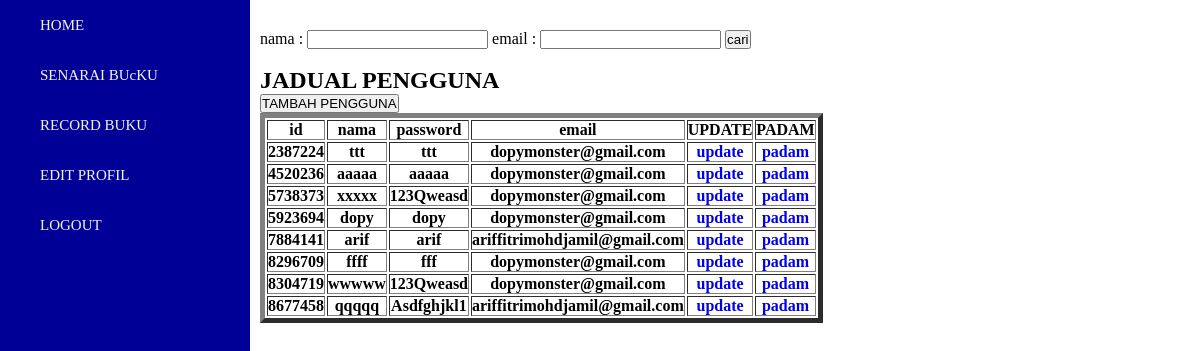
Screenshot of /s_senarai_pengguna.php with the database file from the repository.
### tables this page shows
CREATE TABLE `pengguna` (
  `pengguna_id` int(255) NOT NULL,
  `password` varchar(30) NOT NULL,
  `nama_pengguna` varchar(30) NOT NULL,
  `email` varchar(30) NOT NULL
);

### s_senarai_pengguna.php (the view, shortened to what this page needs)
<?php
include "conn.php";
include "s_bord.php";
include "s_fungsi.php";
$query = "";
?>
<html>
<body>
    <div class="conten">
        <form action="s_senarai_pengguna.php" method="POST">
            <label for="nama">nama : </label><input type="text" name="nama">
            <label for="email">email : </label><input type="text" name="email">
            <button type="submit" name="cari">cari</button>
        </form>
        <br>
        <h2>JADUAL PENGGUNA</h2>
        <button onclick="document.getElementById('lala').show()">TAMBAH PENGGUNA</button>
        <table border="5px">
            <tr>
                <th>id</th>
                <th>nama</th>
                <th>password</th>
                <th>email</th>
                <th>UPDATE</th>
                <th>PADAM</th>
            </tr>
            <?php
            $sql = "SELECT * FROM pengguna $query";
            $result = mysqli_query($conn, $sql);
            while ($row = mysqli_fetch_assoc($result)) {
                $id = $row["pengguna_id"];
                $nama = $row["nama_pengguna"];
                $pass = $row["password"];
                $email = $row["email"];
                echo "<tr>
                            <th>$id</th>
                            <th>$nama</th>
                            <th>$pass</th>
                            <th>$email</th>
                            <th><a href='s_update_pengguna.php?pid=$id'>update</a></th>
                            <th><a href='s_padam_pengguna.php?pid=$id'>padam</a></th>
                        </tr>";
            }
            ?>
        </table>
    </div>
</body>
</html>

### style.css (style rules this page uses)
* { margin: 0; padding: 0; list-style: none; text-decoration: none; }
.conten { position: relative; padding-top: 30px; left: 260px; width: calc(100% - 260px); min-height: 100vh; overflow: auto; }

### rows the page displays
pengguna: pengguna_id "2387224", nama_pengguna "ttt", password "ttt", email "dopymonster@gmail.com"
pengguna: pengguna_id "4520236", nama_pengguna "aaaaa", password "aaaaa", email "dopymonster@gmail.com"
pengguna: pengguna_id "5738373", nama_pengguna "xxxxx", password "123Qweasd", email "dopymonster@gmail.com"
pengguna: pengguna_id "5923694", nama_pengguna "dopy", password "dopy", email "dopymonster@gmail.com"
pengguna: pengguna_id "7884141", nama_pengguna "arif", password "arif", email "ariffitrimohdjamil@gmail.com"
pengguna: pengguna_id "8296709", nama_pengguna "ffff", password "fff", email "dopymonster@gmail.com"
pengguna: pengguna_id "8304719", nama_pengguna "wwwww", password "123Qweasd", email "dopymonster@gmail.com"
pengguna: pengguna_id "8677458", nama_pengguna "qqqqq", password "Asdfghjkl1", email "ariffitrimohdjamil@gmail.com"
